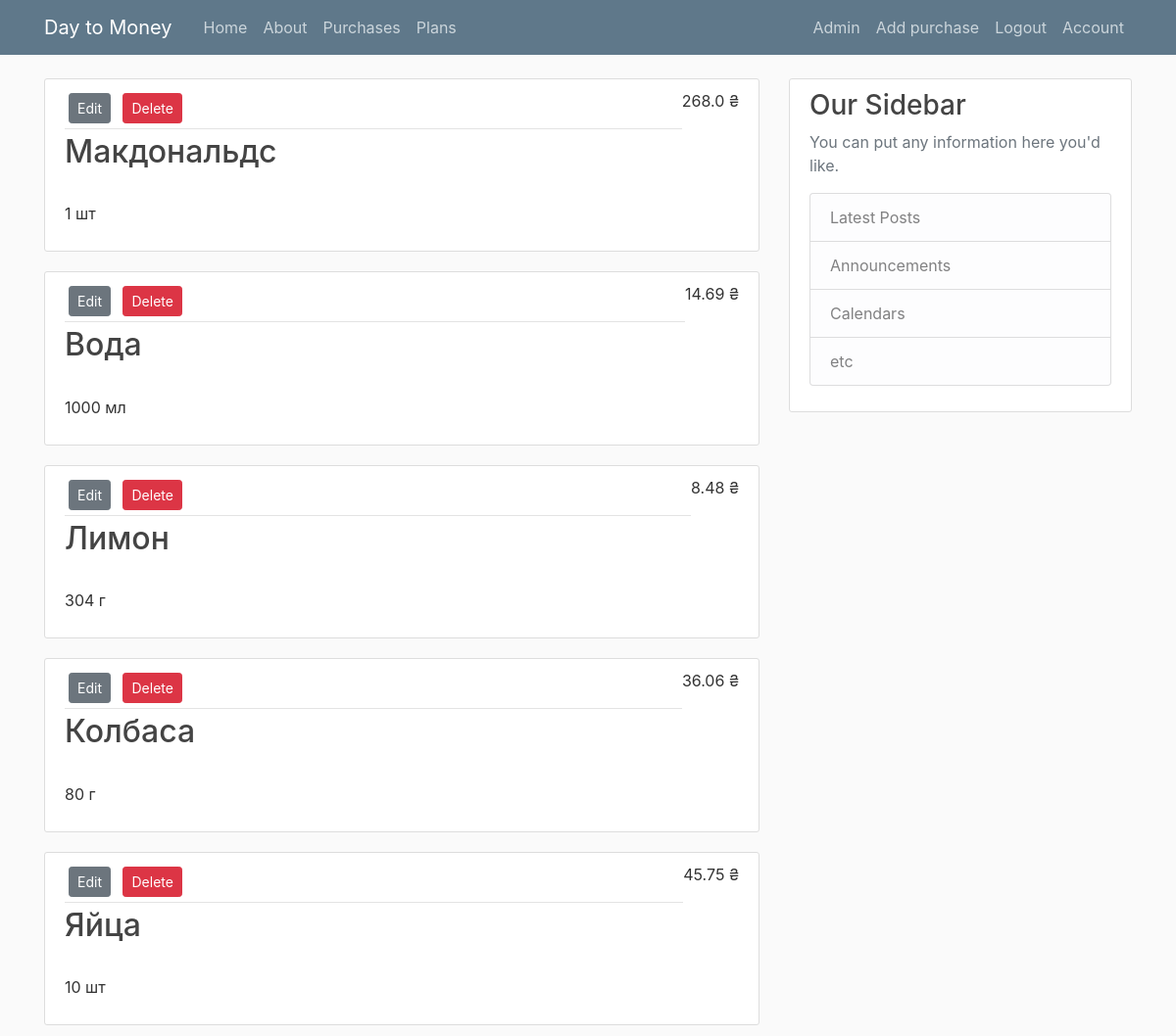
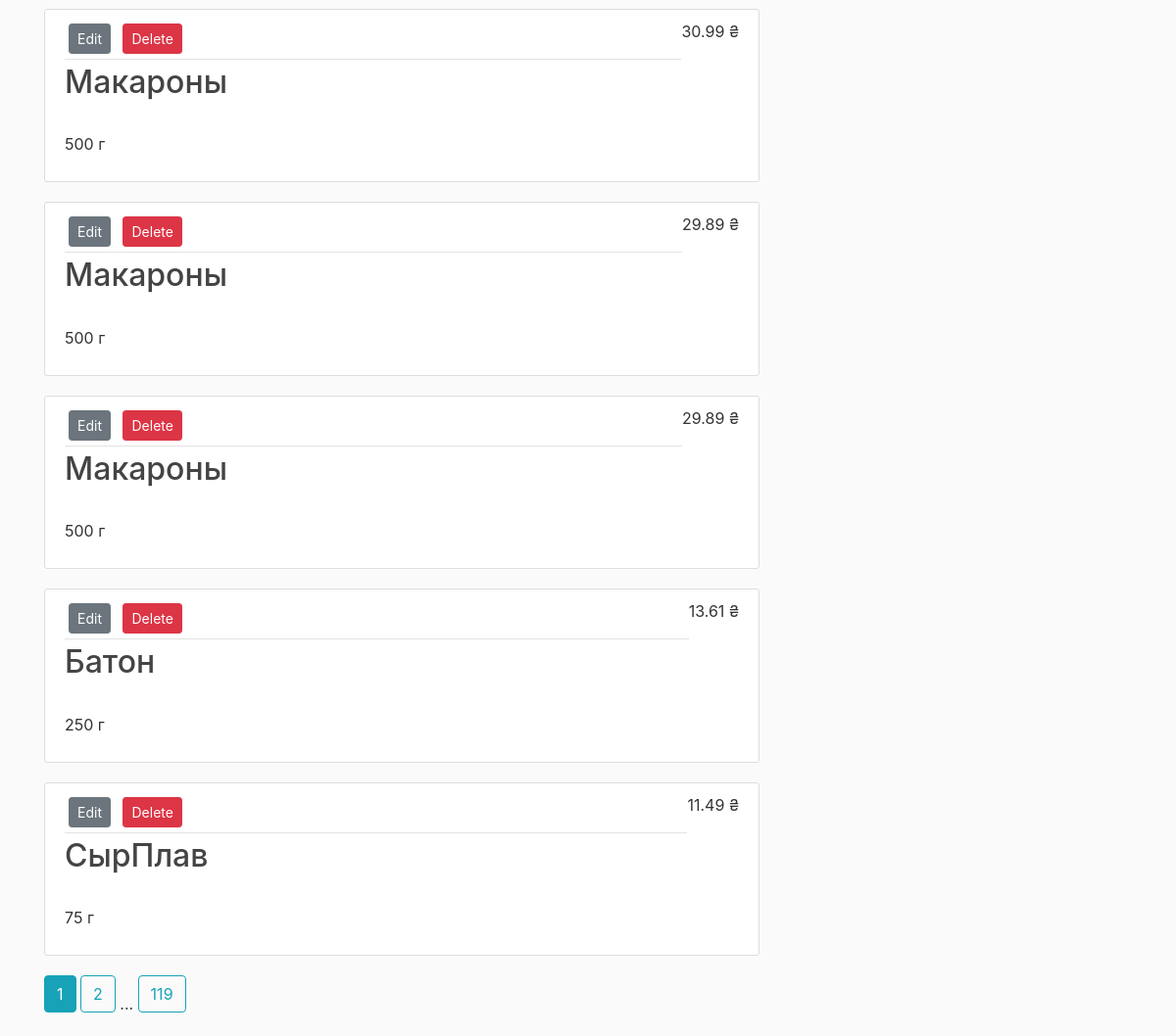
/spending/all (signed in), run on the app's committed database (2 pictures, top to bottom).
### app/models.py (models this page shows)
class Spendings(db.Model):
	id = db.Column(db.Integer, primary_key=True)
	day = db.Column(db.Date, nullable=True, default=datetime.date.today)
	name_of_item = db.Column(db.String(40), nullable=True)
	quantity = db.Column(db.Integer, nullable=True, default=1)
	quantity_type = db.Column(db.String(5), nullable=True, default='it')
	spending_amount = db.Column(db.Float, nullable=True)
	user_id = db.Column(db.Integer, db.ForeignKey('users.id'), nullable=True, default=1)  # todo change id

### app/spendings/routes.py (the view)
@spendings.route('/spending/all', methods=['GET', 'POST'])
@login_required
def _spendings():
	page = request.args.get('page', 1, type=int)
	day_spending = Spendings.query.filter_by(user_id=current_user.id).order_by(Spendings.id.desc()).paginate(page=page,
																											 per_page=10)
	return render_template('spendings/spendings.html', day_spending=day_spending)

### app/models.py (called while the page is built)
@login_manager.user_loader
def load_user(user_id):
	return Users.query.get(int(user_id))

### app/templates/spendings/spendings.html (shortened to what this page needs)
{% extends "layout.html" %} {% block content %}
    {% for  day in day_spending.items%}
        <article class="media content-section">
        <div class="media-body">
            <div class="article-metadata">
                <div>
                    <a class="btn btn-secondary btn-sm m-1" href="{{ url_for('spendings.edit_spending', spending_id=day.id) }}">
                            Edit
                    </a>
                    <button type="button" class="btn btn-danger btn-sm m-1" data-toggle="modal" data-target="#deleteModal">
                        Delete
                    </button>
                </div>
            </div>
            <h2>
                <a class="article-title" href="{{ url_for('spendings.spending', spending_id=day.id) }}">
                    {{ day.name_of_item }}
                </a>
            </h2>
            <p class="article-content">
                {{ day.quantity }} {{ day.quantity_type }}
            </p>
        </div>
        <a>
            {{ day.spending_amount }} ₴
        </a>
    </article>
    {% endfor %}
{% for page_num in day_spending.iter_pages(left_edge=1, right_edge=1, left_current=1, right_current=2) %} {% if page_num %} {% if day_spending.page == page_num %}
<a class="btn btn-info mb-4" href="{{ url_for('spendings._spendings', page=page_num) }}">{{ page_num }}</a> {% else %}
<a class="btn btn-outline-info mb-4" href="{{ url_for('spendings._spendings', page=page_num) }}">{{ page_num }}</a> {% endif %} {% else %} ... {% endif %} {% endfor %} {% endblock content %}

### app/static/css/main.css (style rules this page uses)
body { background: #fafafa; color: #333333; margin-top: 5rem; }
h1, h2, h3, h4, h5, h6 { color: #444444; }
.content-section { background: #ffffff; padding: 10px 20px; border: 1px solid #dddddd; border-radius: 3px; margin-bottom: 20px; }
.article-title { color: #444444; }
.article-content { white-space: pre-line; }
.article-metadata { padding-bottom: 1px; margin-bottom: 4px; border-bottom: 1px solid #e3e3e3 }

### data on the page
Spendings: name_of_item "Макдональдс", quantity "1", quantity_type "шт", spending_amount "268.0"
Spendings: name_of_item "Вода", quantity "1000", quantity_type "мл", spending_amount "14.69"
Spendings: name_of_item "Лимон", quantity "304", quantity_type "г", spending_amount "8.48"
Spendings: name_of_item "Колбаса", quantity "80", quantity_type "г", spending_amount "36.06"
Spendings: name_of_item "Яйца", quantity "10", quantity_type "шт", spending_amount "45.75"
Spendings: name_of_item "Макароны", quantity "500", quantity_type "г", spending_amount "30.99"
Spendings: name_of_item "Макароны", quantity "500", quantity_type "г", spending_amount "29.89"
Spendings: name_of_item "Макароны", quantity "500", quantity_type "г", spending_amount "29.89"
Spendings: name_of_item "Батон", quantity "250", quantity_type "г", spending_amount "13.61"
Spendings: name_of_item "СырПлав", quantity "75", quantity_type "г", spending_amount "11.49"

### other printed values
{{ page_num }} "1"
{{ page_num }} "2" "119"
